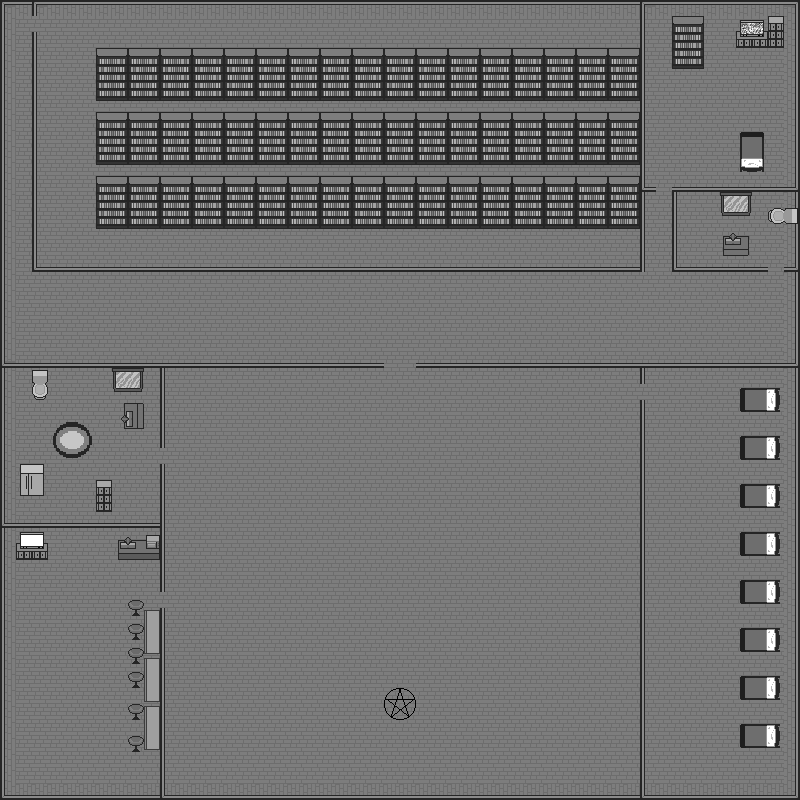

Below is a game level as drawn by its tile map, then a one-line description and the .tmx that defines it (tile-layer data replaced by summaries):
An orthogonal 50x50 tile map with 16x16 px tiles, 4 tile layers (Слой тайлов 1, Слой тайлов 2, Слой тайлов 3, Pictogram!!!), 2 tilesets.

<map version="1.9" tiledversion="1.9.2" orientation="orthogonal" renderorder="right-down" width="50" height="50" tilewidth="16" tileheight="16" infinite="0" nextlayerid="9" nextobjectid="1">
 <tileset firstgid="1" source="main.tsx" />
 <tileset firstgid="257" source="FFF.tsx" />
 <layer id="1" name="Слой тайлов 1" width="50" height="50">
  <data>[2500 cells, 2500 non-empty, 1 distinct tile ids]</data>
 </layer>
 <layer id="5" name="Слой тайлов 2" width="50" height="50">
  <data>[2500 cells, 204 non-empty, 15 distinct tile ids]</data>
 </layer>
 <layer id="6" name="Слой тайлов 3" width="50" height="50">
  <data>[2500 cells, 721 non-empty, 56 distinct tile ids]</data>
 </layer>
 <layer id="8" name="Pictogram!!!" width="50" height="50">
  <data>[2500 cells, 13 non-empty, 13 distinct tile ids]</data>
 </layer>
</map>
